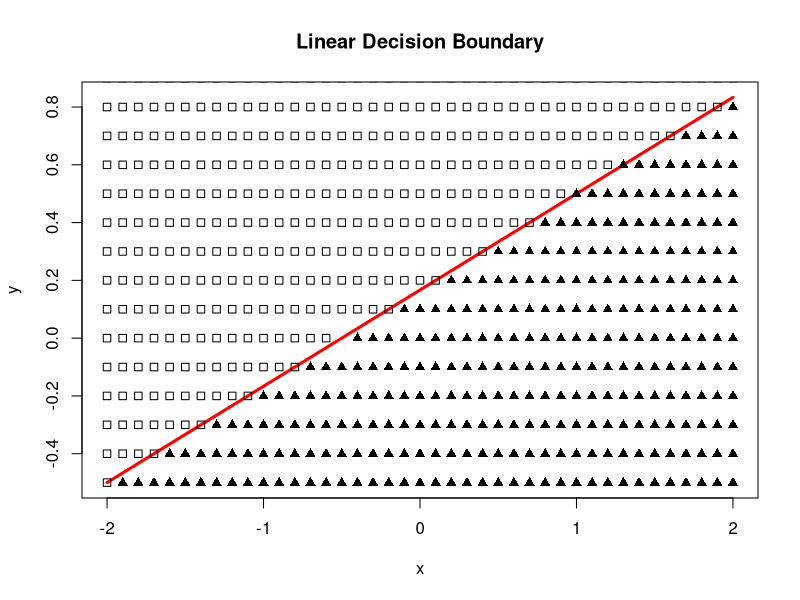
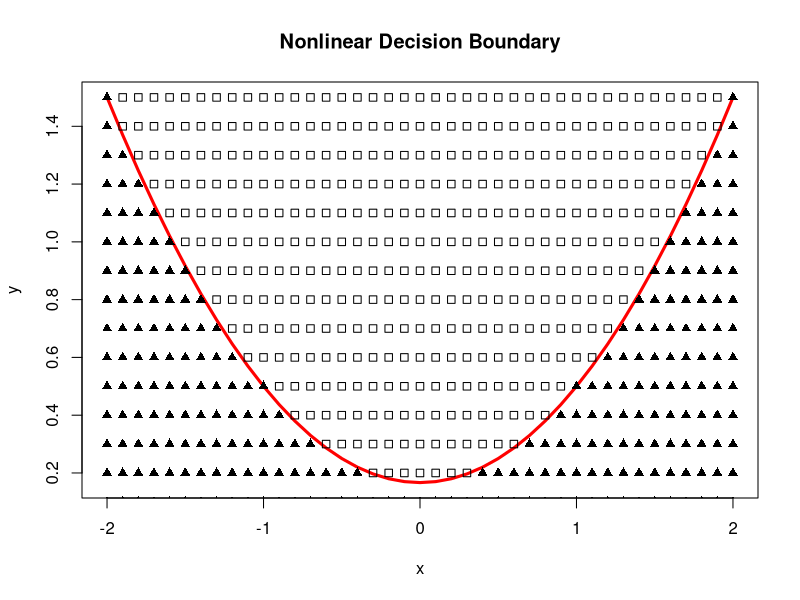

Here is the R script that generated these plots, in order:
meshgrid = function(xgrid, ygrid)
{
   xmat = outer(xgrid, ygrid*0, FUN="+")
   ymat = outer(xgrid*0, ygrid, FUN="+")
   return(list(x=xmat, y=ymat))
}

linearboundary_example = function()
{
   #parameters of a hyperplane
   a = 0.1
   b = -0.3
   c = 0.05
   inc = 0.1

   #compute some points on the hyperplane
   x = seq(-2, 2, by=inc)
   y = -(1/b)*(a*x + c)

   #plot hyperplane (decision boundary)
   plot(x, y, type="l", col="red", lwd=3, main="Linear Decision Boundary")

   #create a grid of points surrounding the decision boundary
   xseq = x
   yseq = seq(-2, 2, by=inc)
   mgrid = meshgrid(xseq, yseq)
   xgrid = mgrid$x
   ygrid = mgrid$y
   
   #compute the margin at each point in the grid
   z = a*xgrid + b*ygrid + c

   #compute the class of each point by the sign of it's margin
   zcls = sign(z)
   cls1_index = zcls == -1
   cls2_index = zcls == 1

   #plot the grid of points by class
   points(xgrid[cls1_index], ygrid[cls1_index], pch=0)
   points(xgrid[cls2_index], ygrid[cls2_index], pch=17)
}

nonlinearboundary_example = function()
{
   #parameters of a hyperplane
   a = 0.1
   b = -0.3
   c = 0.05
   inc = 0.1

   #compute some points on the hyperplane
   x = seq(-2, 2, by=inc)
   y = -(1/b)*(a*x^2 + c)

   #plot hyperplane (decision boundary)
   plot(x, y, type="l", col="red", lwd=3, main="Nonlinear Decision Boundary")

   #create a grid of points surrounding the decision boundary
   xseq = x
   yseq = seq(-2, 2, by=inc)
   mgrid = meshgrid(xseq, yseq)
   xgrid = mgrid$x
   ygrid = mgrid$y
   
   #compute the margin at each point in the grid
   z = a*xgrid^2 + b*ygrid + c

   #compute the class of each point by the sign of it's margin
   zcls = sign(z)
   cls1_index = zcls == -1
   cls2_index = zcls == 1

   #plot the grid of points by class
   points(xgrid[cls1_index], ygrid[cls1_index], pch=0)
   points(xgrid[cls2_index], ygrid[cls2_index], pch=17)
}



linearboundary_example()

X11()

nonlinearboundary_example()

